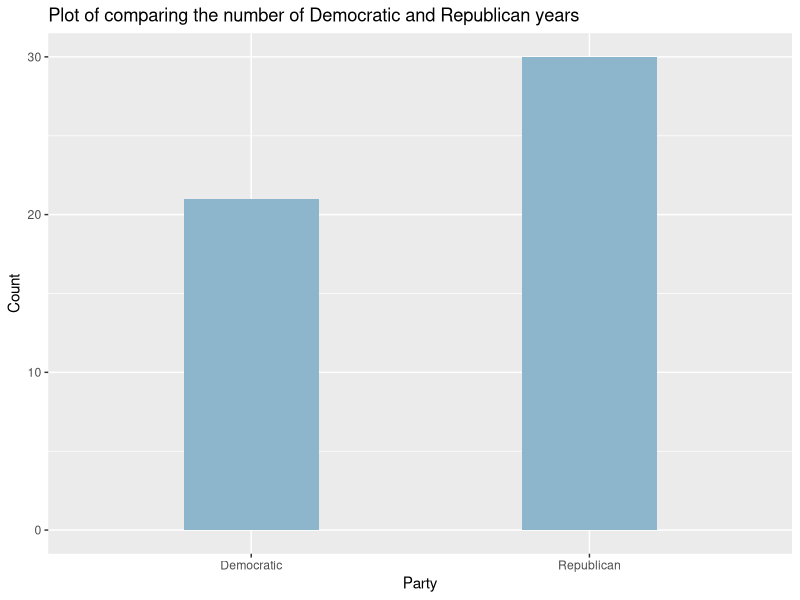
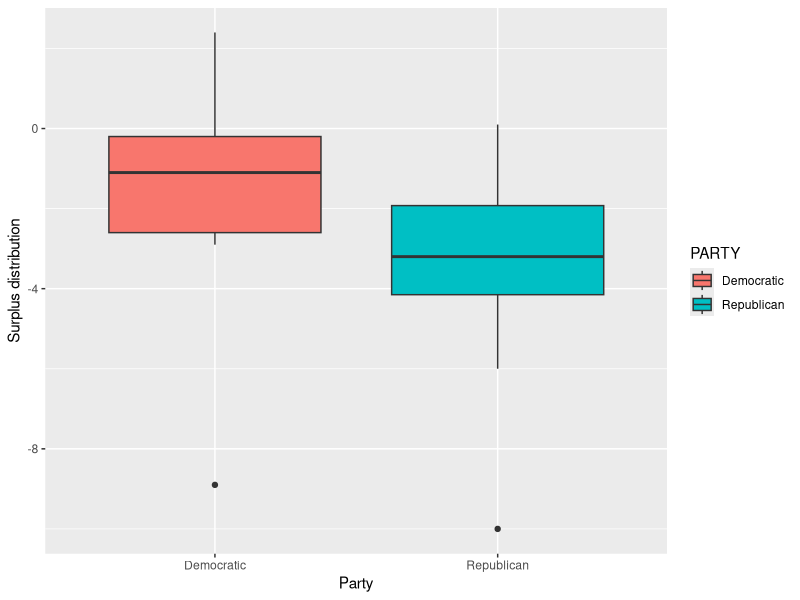
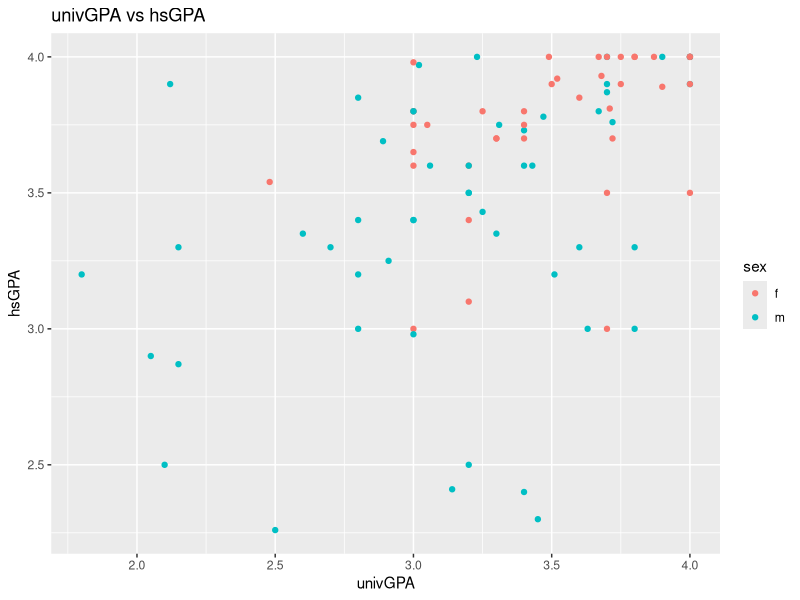
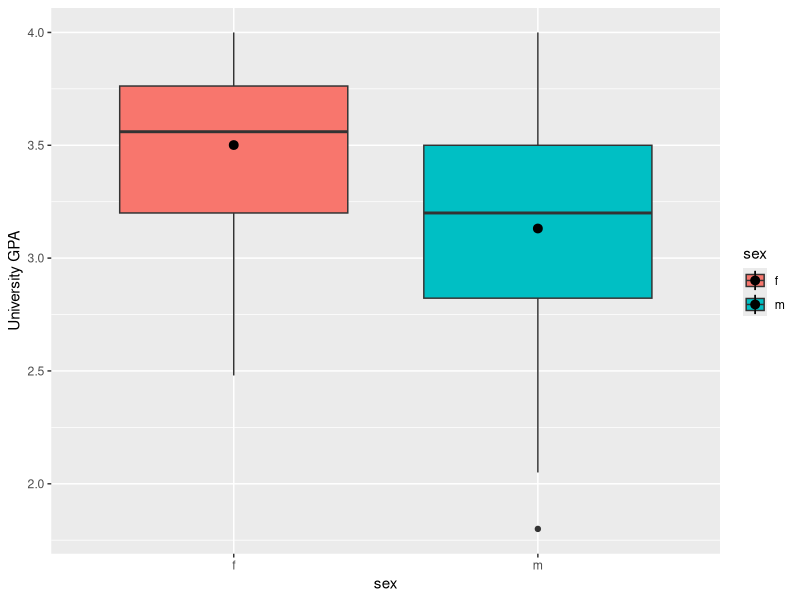
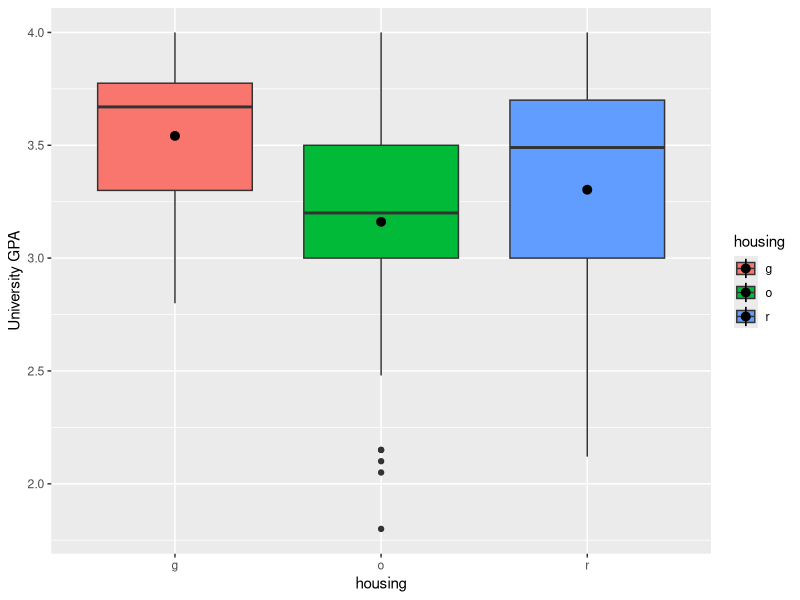
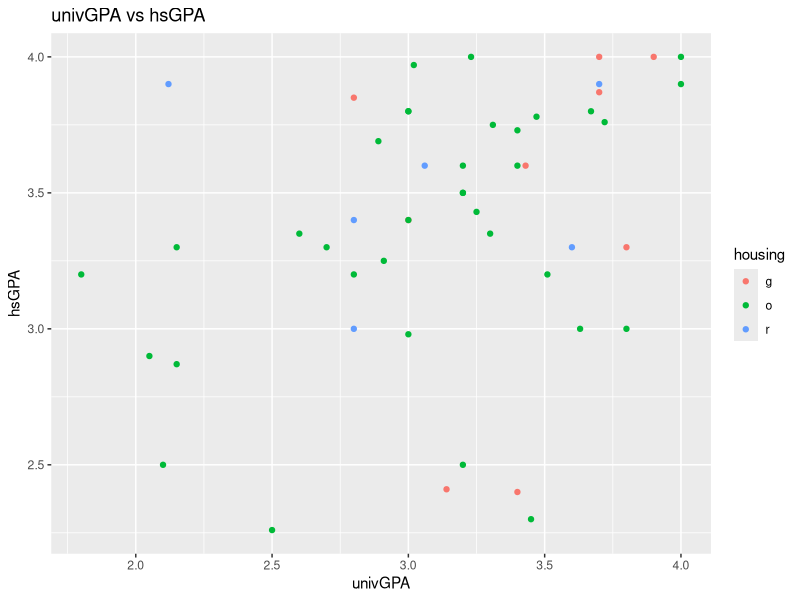
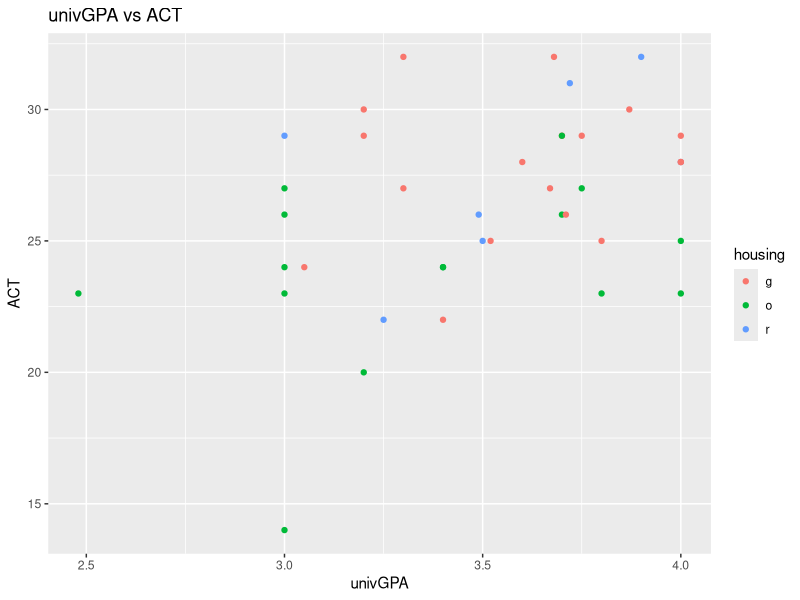

Here is the R script that generated these plots, in order:
## ---- chunk 1
knitr::opts_chunk$set(
    echo = TRUE,
    warning = FALSE,
    message = FALSE)
## ---- chunk 2
library("ggplot2")
# change the working directory for knitting the document
setwd("/Users/satoshiido/Documents/statistical-analysis/Purdue_STAT527")
## ---- chunk 3
# import data
df <- read.delim("economydata.txt", header = TRUE, sep = "", dec = ".")
head(df)
## ---- chunk 4
# rename the value
df$PARTY[df$PARTY == "R"] <- "Republican"
df$PARTY[df$PARTY == "D"] <- "Democratic"

# plot
ggplot(df, aes(x = PARTY)) +
    geom_bar(width = 0.4, fill = "lightskyblue3") +
    labs(x = "Party", y = "Count") + 
    ggtitle("Plot of comparing the number of Democratic and Republican years")
## ---- chunk 5
ggplot(df, aes(x = PARTY, y = SURPLUS, fill = PARTY)) +
    geom_boxplot() +
    labs(x = "Party", y = "Surplus distribution")
## ---- chunk 6
# import data
df2 <- read.delim("GPAdata.txt", header = TRUE, sep = "", dec = ".")
head(df2)
## ---- chunk 7
# check the correlation between univGPA and hsGPA
## It seems there is no specific correlation 
## if comparing only between university GPA and highschool GPA
## Yet, by grouping up with sex, we can a trend that is, female is better
ggplot(df2, aes(x = univGPA, y = hsGPA, color = sex)) +
    geom_point() +
    ggtitle("univGPA vs hsGPA")

# check the boxplot between univGPA and sex, housing
## Female students seem to have better university GPA scores.
ggplot(df2, aes(x = sex, y = univGPA, fill = sex)) +
    geom_boxplot() +
    labs(x = "sex", y = "University GPA") +
    stat_summary(fun.y = "mean")

## Students living at housing "g" seem to have better university GPA scores.
ggplot(df2, aes(x = housing, y = univGPA, fill = housing)) +
    geom_boxplot() +
    labs(x = "housing", y = "University GPA") +
    stat_summary(fun.y = "mean")

## ---- chunk 8
# extract male data
df2_m <- df2[df2$sex == "m", ]
head(df2_m)

# check the correlation between univGPA and hsGPA
## Still there is no specific trend between high school GPA and university GPA
## Many male students live at housing "o". 
## It's not good to compare housing as numbers of students lean on housing "o"
ggplot(df2_m, aes(x = univGPA, y = hsGPA, color = housing)) +
    geom_point() +
    ggtitle("univGPA vs hsGPA")
## ---- chunk 9
# extract female data
df2_f <- df2[df2$sex == "f", ]
head(df2_f)

# check the correlation between univGPA and ACT
## there is a relatively small positive correlation between
## university GPA and ACT among female students
## Female students living at housing "g" seems to have better scores
ggplot(df2_f, aes(x = univGPA, y = ACT, color = housing)) +
    geom_point() +
    ggtitle("univGPA vs ACT")
